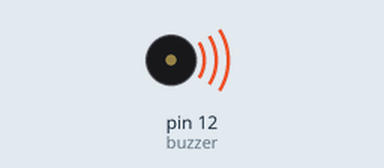
A sketch run on a simulated Arduino Uno, built with avr-gcc and run on an emulated ATmega328P. Shown: buzzer (waves = sounding, pin HIGH).

Above: at 0.2 s.
Timing chart, 0 to 3.0 s (numbered marks = the images above):
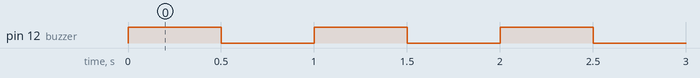

The sketch:

buzzer.ino
```cpp
int buzzer = 12;

void setup() {
  pinMode(buzzer, OUTPUT);
}

void loop() {
  digitalWrite(buzzer, HIGH); // Suena
  delay(500);

  digitalWrite(buzzer, LOW);  // Silencio
  delay(500);
}
```

Measured:
- by itself, pin 12 (buzzer): alternates HIGH for 0.50 s and LOW for 0.50 s
